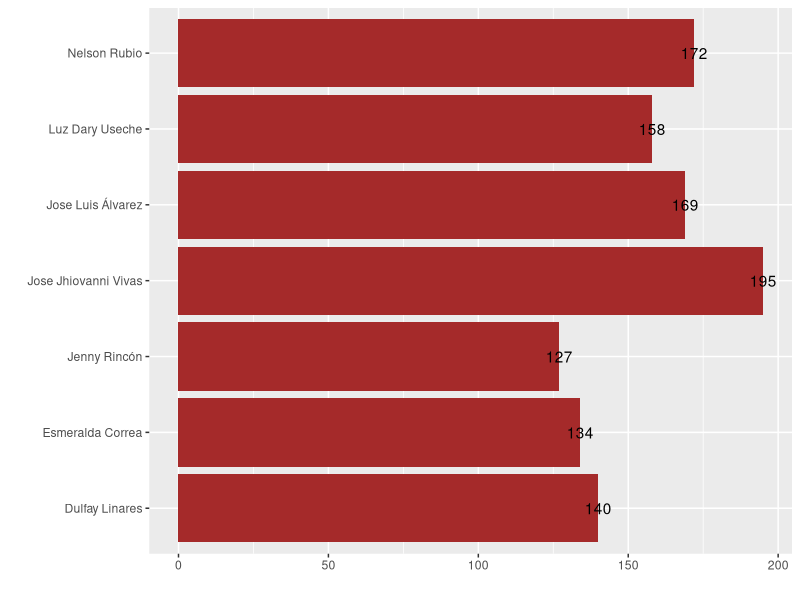
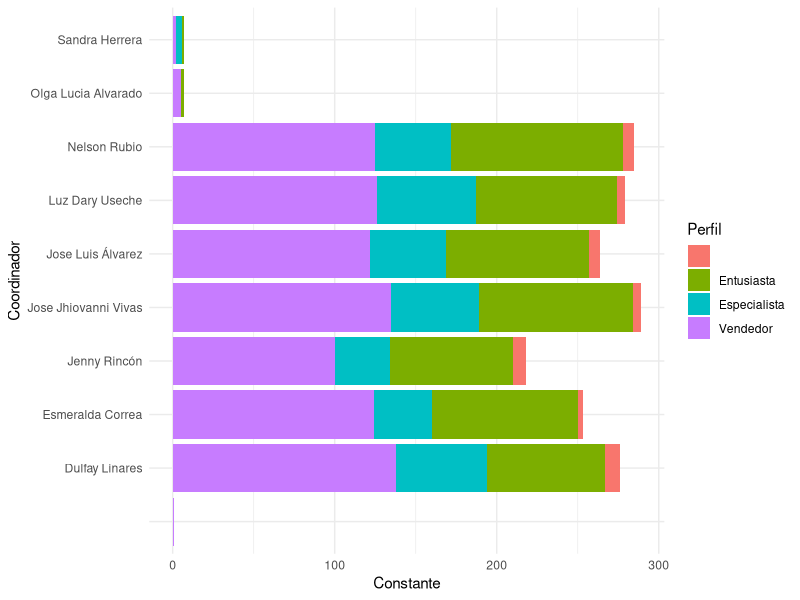
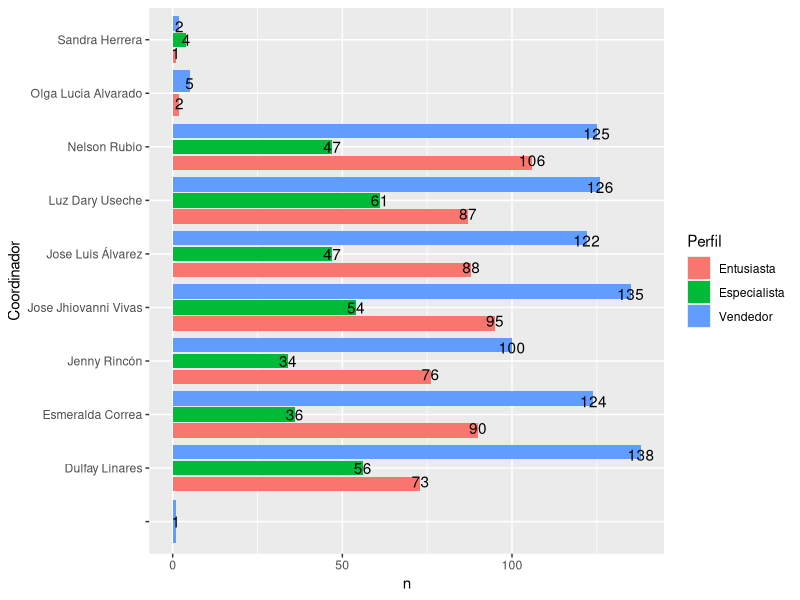
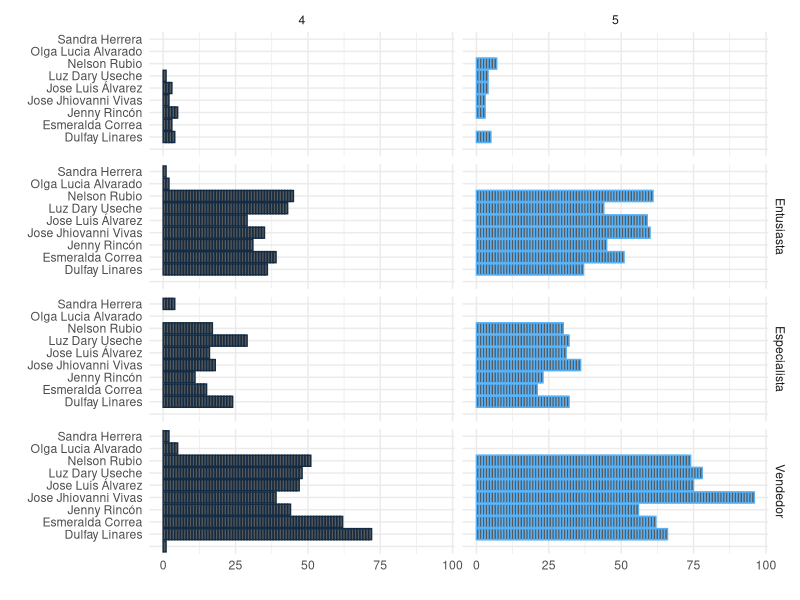
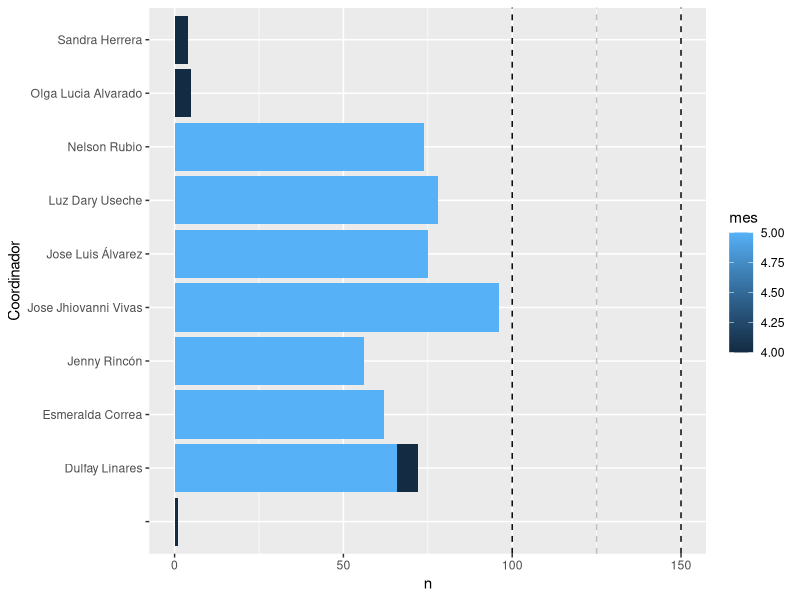
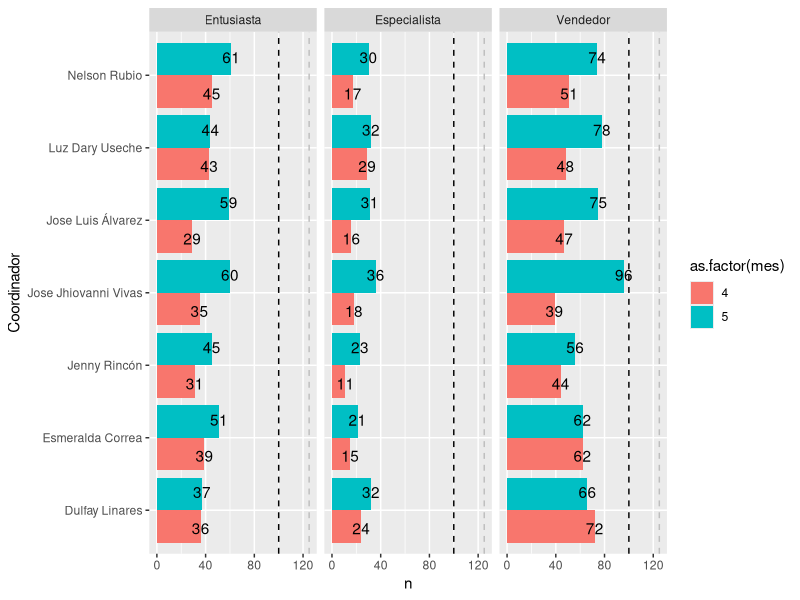
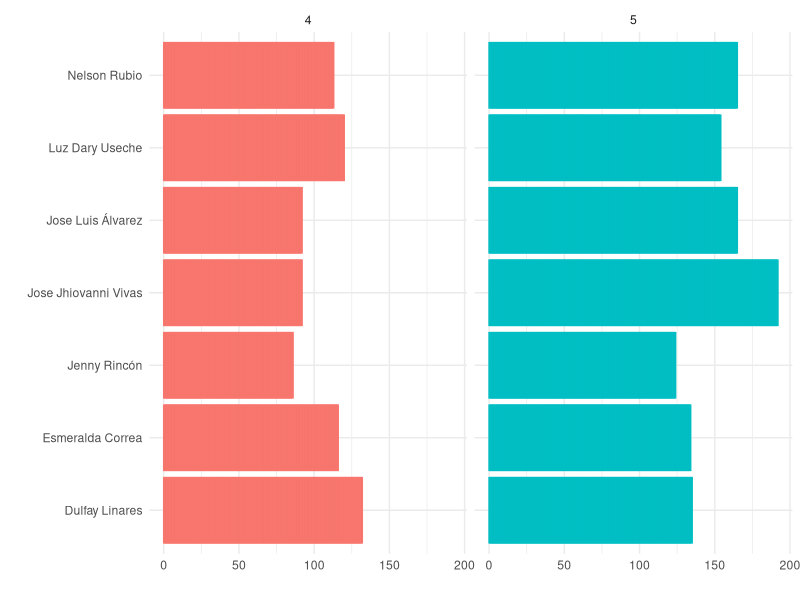
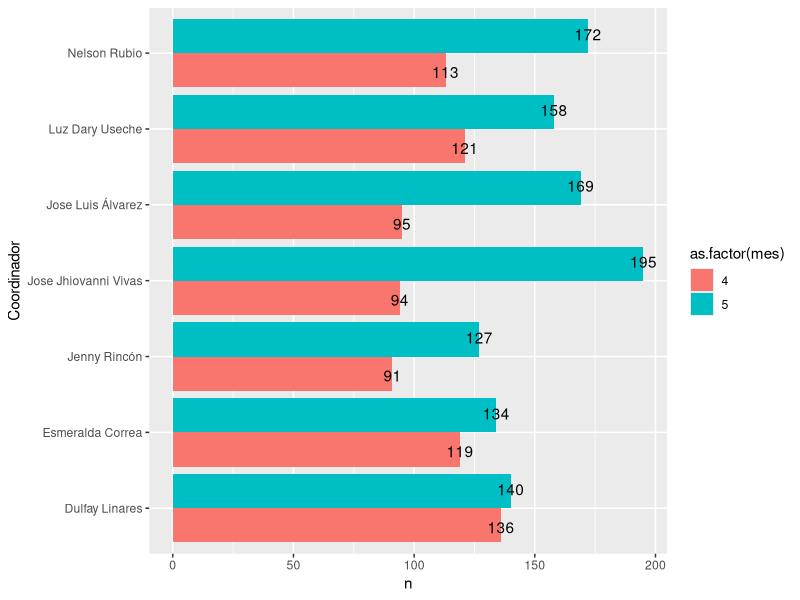

The R script that drew these images, in order: (Note: this script raises an error after producing the figures.)
# reporte comercial aflore
library(readr)
library(readxl)
library(lubridate)
library(dplyr)
library(ggplot2)
library(tidyr)
library(purrr)
library(forcats)
#-------------------------------------------------------------------#
#---------------------------- ACTIVACIÓN ---------------------------#
#-------------------------------------------------------------------#

vinculado<-read.csv("consejerovinculado1.csv",sep = ",")
                     

# vinculado<-read_xlsx("consejerovinculado.xlsx",
#                      col_types = c("numeric","numeric","text","numeric","text","numeric","text","text","text","numeric"))
# str(vinculado)
unique(vinculado$Fecha.de.vinculacion)
zonas<-unique(vinculado$Zona)
zonas<-data.frame(zonas)
zonas<-zonas %>% arrange(zonas)

colnames(vinculado)[10]<-"Constante"
# damos formato a la fecha
vinculado$Fecha.de.vinculacion<-as.Date(vinculado$Fecha.de.vinculacion, format = "%d/%m/%Y")
vinculado<-vinculado %>% mutate(mes=month(Fecha.de.vinculacion))
vinculado$mes<-as.factor(vinculado$mes)
# levels(vinculado$mes)<-c("enero","febrero","marzo","abril")
# graficando

vinculado%>% count(Coordinador)  %>% filter(Coordinador!="NA")%>%
  ggplot(aes(x= Coordinador,y=n,label=n))+geom_bar(stat = "identity",fill="brown")+coord_flip()+labs(x="",y="")+
  geom_text()
ggsave("coordinador.png",dpi = 700,height = 6,width = 7)
# por cada tipo de perfil que porcentaje se convierte con gestion comercial y que 
# porcentaje se activa con gestion comercial
# toda la info que tenemos agrega valor si es con gestion comercial sino eso lo revisa lina
# su hipotesis es uqe los especialistas no requieren gestion comercial

vinculado1<-read.csv("zz.csv")
vinculado1<-vinculado1 %>% mutate(mes=month(Fecha.de.vinculacion))
# coordinador por perfil para abril
vinculado1 %>%  filter(Coordinador!="NA")%>% filter(Perfil!="NA") %>%
  ggplot(aes(x=Coordinador,y=Constante,fill=Perfil))+geom_bar(stat = "identity") +coord_flip()+
  theme_minimal()

vinculado1 %>% filter(Coordinador!="NA")%>% filter(Perfil!="") %>%
  count(Coordinador,Perfil) %>% ggplot(aes(x=n,y=Coordinador,fill=Perfil,label=n))+
  geom_bar(stat = "identity",position = "dodge2")+geom_text(position = position_dodge(width = .75))

ggsave("coordinadorperfil.png",dpi = 300,height = 8,width = 8)
# coordinador separado por perfil y mes
vinculado1 %>% filter(Coordinador!="NA")%>% filter(Perfil!="NA")%>%
  ggplot(aes(x=Coordinador,y=Constante,color=mes))+geom_bar(stat = "identity")+coord_flip()+
  theme_minimal()+facet_grid(Perfil ~ mes)+theme(legend.position = "none")+labs(x="",y="")


vinculado1 %>% filter(Coordinador!="NA")%>% filter(Perfil!="NA") %>%
  count(Perfil,mes,Coordinador)  %>% ggplot(aes(x=n,y=Coordinador,fill=mes,label=n))+
  geom_bar(stat = "identity",position = "dodge" )+geom_vline(xintercept = 100,linetype="dashed")+
  geom_vline(xintercept = 150,linetype="dashed")+geom_vline(xintercept = 125,linetype="dashed",color="gray")

vinculado1 %>% filter(!Coordinador %in% c("Sandra Herrera","Olga Lucia Alvarado",""))%>% filter(Perfil!="") %>%
  count(Perfil,mes,Coordinador)  %>% ggplot(aes(x=n,y=Coordinador,fill=as.factor(mes),label=n))+
  geom_bar(stat = "identity",position = "dodge" )+geom_vline(xintercept = 100,linetype="dashed")+
  geom_vline(xintercept = 125,linetype="dashed",color="gray")+
  facet_grid(~Perfil)+geom_text(position = position_dodge(width = 1))


ggsave("coordinadorperfilymes.png",dpi = 300,height = 7,width = 8)
# coordinador separado por  mes
vinculado1 %>% filter(!Coordinador %in% c("Sandra Herrera","Olga Lucia Alvarado",""))%>% filter(Perfil!="")%>%
  ggplot(aes(x=Coordinador,y=Constante,color=as.factor(mes)))+geom_bar(stat = "identity")+coord_flip()+
  theme_minimal()+facet_wrap(.~ mes,nrow = 1)+theme(legend.position = "none")+labs(x="",y="")

vinculado1 %>% filter(!Coordinador %in% c("Sandra Herrera","Olga Lucia Alvarado","")) %>%
  count(Coordinador,mes) %>% ggplot(aes(x=Coordinador,y=n,fill=as.factor(mes),label=n))+
  geom_bar(stat = "identity",position ="dodge")+coord_flip()+geom_text(position = position_dodge(width = 1))

ggsave("coordinadormes.png",dpi = 300,height = 7,width = 8)


vinculado %>% filter(Coordinador!="NA")%>% filter(Perfil!="NA")%>%
  ggplot(aes(x=mes,y=Constante))+geom_bar(stat = "identity")+coord_flip()+theme_minimal()

vinculado %>% filter(Coordinador!="NA")%>% filter(Perfil!="NA")%>%
  ggplot()+geom_bar(aes(x=mes,y=Constante,fill=mes),stat = "identity")+
  labs(title = "Consejeros vinculados por mes",x="",y="")+ theme_minimal()

vinculado1 %>% filter(Coordinador!="NA")%>% filter(Perfil!="NA")%>% count(mes,Constante) %>% 
  ggplot(aes(x=as.factor(mes),y=n,label=n))+geom_bar(stat = "identity",fill="lightblue")+geom_text()+
  labs(x="mes",y="",title = "Consejeros vinculados por mes")
                    
ggsave("consejerospormes.png",dpi = 700)


vinculado %>% filter(Coordinador!="NA")%>% filter(Perfil!="NA")%>%
  ggplot()+ geom_bar(aes(x=Zona))+coord_flip()

#seleccionando para abril
top20zonas<-zonas[1:20,]
top40zonas<-zonas[1:40,]
zona3meses[1:20,]
top20zonas<-as.data.frame(top20zonas)
# seleccionando el top 20 zonas para poner en el gráfico
top20zonas<-(vinculado1 %>% count(Zona) %>% arrange(-n) %>% slice_head(n=20))[1]

vinculado1 %>% filter(Zona %in% top20zonas$Zona) %>% count(Zona,mes) %>% arrange(-n) %>%
  ggplot(aes(x = n,y=reorder(Zona,n),fill=as.factor(mes),label=n))+
  geom_bar(stat = "identity",position = "dodge")+
  labs(x="cantidad de vinculados",y="",title = "Cantidad de vinculados por zona al 10" )+
  geom_text(position = position_dodge(width = 1))

ggsave("vinculadosporzonaultimosdosmeses.png",dpi = 700,width = 7,height = 8)


zonas<-vinculado %>%filter(mes=="4") %>%  filter(Coordinador!="NA")%>% filter(Perfil!="NA")%>%
  count(Zona) %>% arrange(-n)

zona3meses<-vinculado  %>%  filter(Coordinador!="NA")%>% filter(Perfil!="NA")%>% group_by(mes) %>% 
  count(Zona) %>% arrange(mes,-n)

# zona por mes
vinculado %>%  filter(Coordinador!="NA")%>% filter(Perfil!="NA") %>%
  filter(Zona %in% unique(top20zonas$top20zonas)) %>% count(mes,Zona) %>%
  ggplot(aes(x=n,y=reorder(Zona,n),fill=mes,label=n))+
  geom_bar(stat = "identity",position = "dodge")+
  labs(x="",y="",title = "Consejeros vinculados por zona de enero a abril")+
  geom_text(position = position_dodge(width = .75))

ggsave("consejerosporzonaeneroabril.png",dpi = 700,height = 10,width = 10)



subset()
unique(top20zonas$Zona)
top20zonas %>% 
  ggplot(aes(x=reorder(Zona,n),y=n))+ geom_bar(stat = "identity",fill="brown")+coord_flip()+
  labs(title = "Top 20 consejeros por zona",x="",y="")
ggsave("top20zonas.png",dpi = 700)

top40zonas %>% 
  ggplot(aes(x=reorder(Zona,n),y=n))+ geom_bar(stat = "identity",fill="brown")+coord_flip()+
  labs(title = "Top 40 consejeros por zona en marzo",x="",y="")

ggsave("top40zonas.png",dpi = 700)


zona3meses %>% 
  ggplot(aes(x=reorder(Zona,n),y=n))+ geom_bar(stat = "identity",fill="brown")+coord_flip()+
  labs(title = "Top 40 consejeros por zona en marzo",x="",y="")+facet_grid(.~mes)
